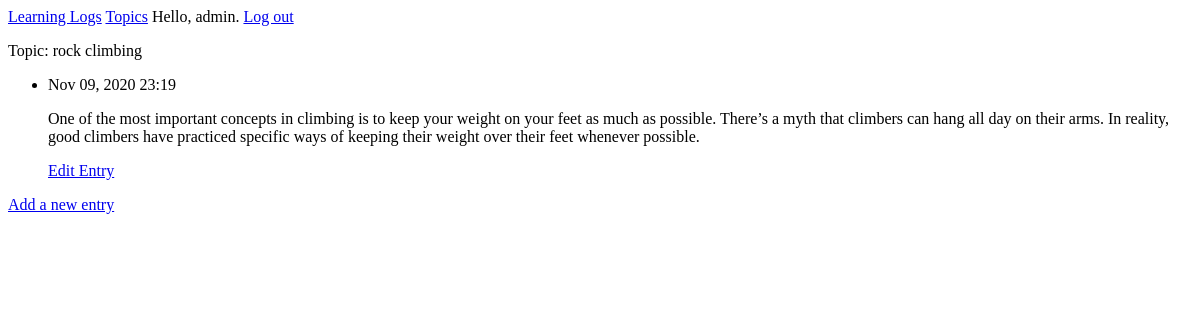
Page /topics/2/ (signed in) on the earlier database version.
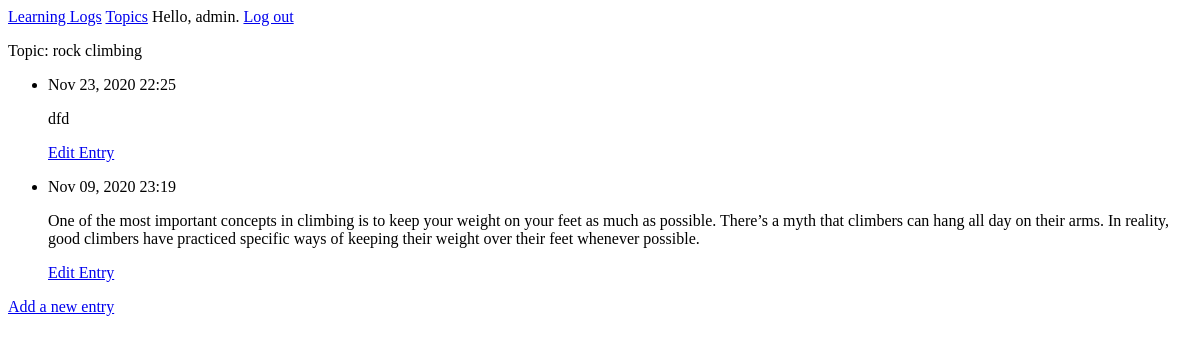
Same page on the later database version.
### learning_logs/models.py (models this page shows, shortened)
class Entry(models.Model):
    topic = models.ForeignKey(Topic, on_delete=models.CASCADE)
    text = models.TextField()
    date_added = models.DateTimeField(auto_now_add=True) #display the current time
    class Meta:
        verbose_name_plural = 'entries' #the plural of entry is entries

### learning_logs/views.py (the view)
# urls.py: path('topics/<int:topic_id>/',views.topic, name='topic'), #topics_id comes from the database
@login_required
def topic(request, topic_id): #this is where that variable comes into play
    topic = Topic.objects.get(id=topic_id)
    if topic.owner != request.user:
        raise Http404
    entries = topic.entry_set.order_by('-date_added')
    context = {'topic':topic, 'entries':entries}
    return render(request, 'learning_logs/topic.html', context)

### learning_logs/templates/learning_logs/topic.html
{% extends "learning_logs/base.html" %}
{% block content %}
<p>Topic: {{ topic.text }}</p>
<ul>
    {% for entry in entries %}
    <li>
        <p>{{ entry.date_added|date:'M d, Y H:i' }}</p>
        <p>{{ entry.text|linebreaks }} </p>
        <p>
            <a href="{% url 'learning_logs:edit_entry' entry.id %}">Edit Entry</a>
        </p>
    </li>
    {% empty %}
    <li> There are no entries for this topic yet. </li>
    {% endfor %}
</ul>
<p>
    <a href="{% url 'learning_logs:new_entry' topic.id %}">Add a new entry</a>
</p>
{% endblock content %}

Differences in the rows shown:
added Entry: date_added "Nov 23, 2020 22:25", text "dfd"
